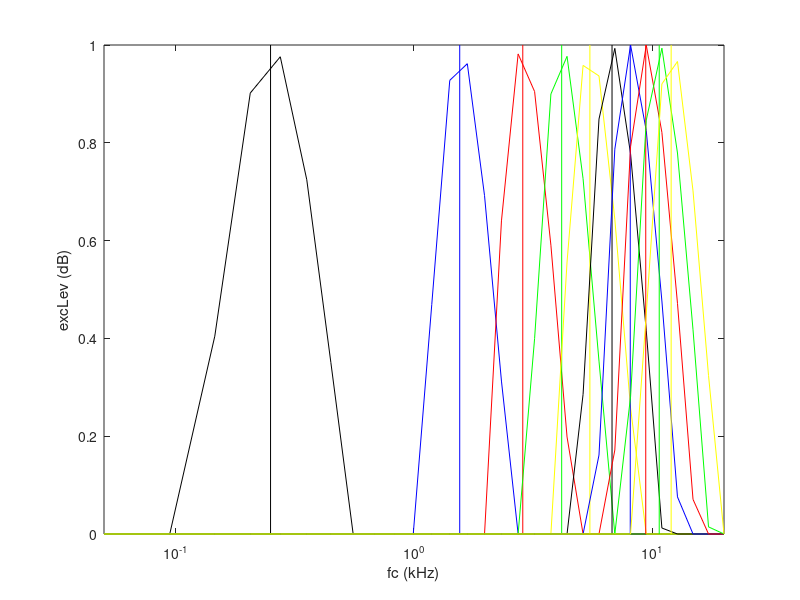

Write the MATLAB code that produced this figure.
function data = LogVsLinModel
figure(1), clf

StimHighFreq = 12;
StimLowFreq = 0.25;
StimSteps = 10;
% compF = logspace(log10(StimLowFreq),log10(StimHighFreq),StimSteps)
compF = linspace(StimLowFreq,StimHighFreq,StimSteps)
% compF = 1;
compLev= ones(size(compF));
C=0.06;
plotC = {'k','b','r','g','y'}; % Cell array of colros.

plotC = repmat(plotC,1,round(length(compF))./(StimSteps./2));

for i = 1:length(compF)
    excPat  = funROEX(compF(i),compLev(i),C,@funF2NErb);
    figure(1)
    plot(excPat.fc,excPat.excLev,'Color',plotC{i}), set(gca,'XScale','log'), axis tight, xlabel('fc (kHz)'), ylabel('excLev (dB)')
    hold on
    line(repmat(compF(i),1,2),[min(ylim) compLev(i)],'Color',plotC{i})
end
end

function excPat = funROEX(compF,compLev,C,magDomain)
% compF/compLev are the frequencyies and levels of the stimulus frequency
% components; Ctip/Ctail are teh widths of the tip and tail roex filters; W
% is the relative gain of the tail filter;

compInt = 10.^(compLev/10);

HighFreq = 20;
LowFreq = 0.05;

Gradient = 30; % length of gradient in mm
Resolution = 1;  % resolution of image in mm
nVoxels = Gradient/Resolution;
excPat.nErb = linspace(magDomain(LowFreq),magDomain(HighFreq),nVoxels); % Linearly space in magnification scale (ERB, FS, LOG, LIN)
% excPat.nErb = linspace(funF2NErb(LowFreq),funF2NErb(HighFreq),nVoxels);
% excPat.nErb = funF2NErb(LowFreq):NeuronSpacing:funF2NErb(HighFreq);
excPat.fc = funNErb2F(excPat.nErb);
excPat.erb = funErb(excPat.fc);
excPat.p = C*4*excPat.fc./excPat.erb;

excPat.excInt = zeros(1,length(excPat.fc));
for I = 1:length(excPat.fc)
    for II = 1:length(compF)
        g = abs((compF(II)-excPat.fc(I))/excPat.fc(I));
        fw=(1+(excPat.p(I)*g)).*exp(-excPat.p(I)*g); %Two parameter roex
        excPat.excInt(I) = excPat.excInt(I)+fw*compInt(II);
    end
end
excPat.excLev = 10*log10(max(excPat.excInt,1)); % Threshold intensity response and convert to dB
end
function erb = funErb(f)
% Erb (in kHz) according to Glasberg and Moore 1990 as a function of frequency, f (in kHz);
% f can be a vector.

erb = 24.67*(4.37*f+1)/1000;
end
function f = funNErb2F(nErb)
% Converts Erb number (nErb) to frequency, f (in kHz); nErb can be a vector.

f = (10.^(nErb*24.67*4.37/(1000*log(10)))-1)/4.37;
end
function nErb = funF2NErb(f)
% Converts frequency, f (in kHz), to Erb number (nErb) according to Glasberg and Moore 1990;
% f can be a vector; nErb = integral from f = 0 to f of 1/erb(f).

nErb = 1000*log(10)/(24.67*4.37)*log10(4.37*f+1);
end

    function erb = lcfErb(f)
        % ***** lcfErb *****
        % ERBs as per Glasberg and Moore (1990);
        A = 24.7/1000; B = 4.37;
        erb = A*(B*f+1);
    end
    function nerb = lcfNErb(f)
        % ***** lcfNErb *****
        % Converts frequency to ERB number;
        A = 24.7/1000; B = 4.37;
        nerb = 1/(A*B)*log(B*f+1);
    end
